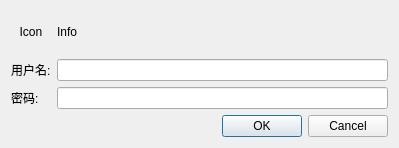
<?xml version="1.0" encoding="UTF-8"?>
<ui version="4.0">
 <class>PasswordDlg</class>
 <widget class="QDialog" name="PasswordDlg">
  <property name="geometry">
   <rect>
    <x>0</x>
    <y>0</y>
    <width>399</width>
    <height>148</height>
   </rect>
  </property>
  <property name="windowTitle">
   <string>登录认证</string>
  </property>
  <layout class="QGridLayout" name="gridLayout" columnstretch="0,0">
   <item row="3" column="0" colspan="2">
    <widget class="QDialogButtonBox" name="buttonBox">
     <property name="orientation">
      <enum>Qt::Horizontal</enum>
     </property>
     <property name="standardButtons">
      <set>QDialogButtonBox::Cancel|QDialogButtonBox::Ok</set>
     </property>
    </widget>
   </item>
   <item row="1" column="1">
    <widget class="QLineEdit" name="m_userNameLineEdit"/>
   </item>
   <item row="2" column="1">
    <widget class="QLineEdit" name="m_passwordLineEdit">
     <property name="echoMode">
      <enum>QLineEdit::Password</enum>
     </property>
    </widget>
   </item>
   <item row="2" column="0">
    <widget class="QLabel" name="passwordLabel">
     <property name="text">
      <string>密码:</string>
     </property>
    </widget>
   </item>
   <item row="0" column="1">
    <widget class="QLabel" name="m_infoLabel">
     <property name="sizePolicy">
      <sizepolicy hsizetype="Preferred" vsizetype="Preferred">
       <horstretch>0</horstretch>
       <verstretch>0</verstretch>
      </sizepolicy>
     </property>
     <property name="text">
      <string>Info</string>
     </property>
     <property name="wordWrap">
      <bool>true</bool>
     </property>
    </widget>
   </item>
   <item row="1" column="0">
    <widget class="QLabel" name="userLabel">
     <property name="text">
      <string>用户名:</string>
     </property>
    </widget>
   </item>
   <item row="0" column="0">
    <widget class="QLabel" name="m_iconLabel">
     <property name="text">
      <string>Icon</string>
     </property>
     <property name="alignment">
      <set>Qt::AlignCenter</set>
     </property>
    </widget>
   </item>
  </layout>
  <zorder>userLabel</zorder>
  <zorder>m_userNameLineEdit</zorder>
  <zorder>passwordLabel</zorder>
  <zorder>m_passwordLineEdit</zorder>
  <zorder>buttonBox</zorder>
  <zorder>m_iconLabel</zorder>
  <zorder>m_infoLabel</zorder>
 </widget>
 <resources/>
 <connections>
  <connection>
   <sender>buttonBox</sender>
   <signal>accepted()</signal>
   <receiver>PasswordDlg</receiver>
   <slot>accept()</slot>
   <hints>
    <hint type="sourcelabel">
     <x>248</x>
     <y>254</y>
    </hint>
    <hint type="destinationlabel">
     <x>157</x>
     <y>274</y>
    </hint>
   </hints>
  </connection>
  <connection>
   <sender>buttonBox</sender>
   <signal>rejected()</signal>
   <receiver>PasswordDlg</receiver>
   <slot>reject()</slot>
   <hints>
    <hint type="sourcelabel">
     <x>316</x>
     <y>260</y>
    </hint>
    <hint type="destinationlabel">
     <x>286</x>
     <y>274</y>
    </hint>
   </hints>
  </connection>
 </connections>
</ui>
